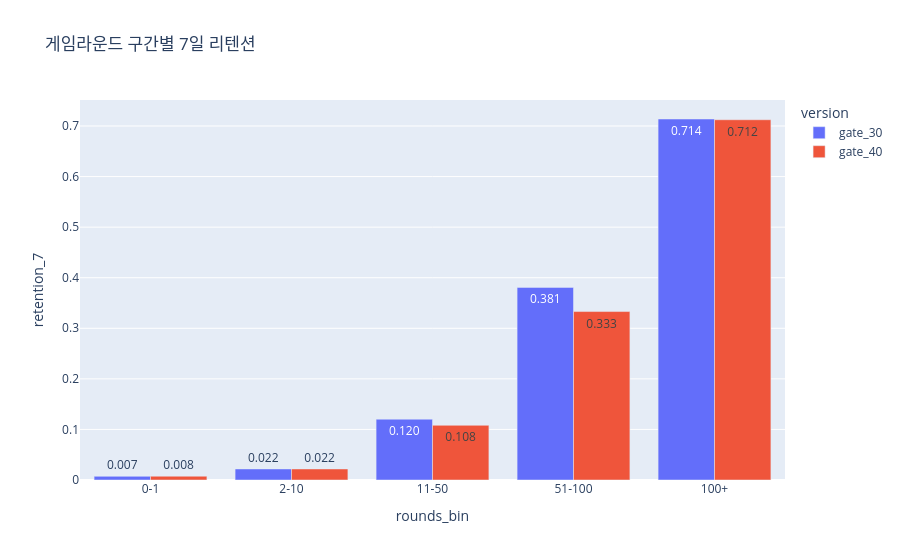

The cell this chart's notebook holds for it:
### Markdown cell above
## 6. 게임라운드별 리텐션

### Code cell
df["rounds_bin"] = pd.cut(
    df["sum_gamerounds"],
    bins=[0, 1, 10, 50, 100, df["sum_gamerounds"].max()],
    labels=["0-1", "2-10", "11-50", "51-100", "100+"]
)

bin_ret = df.groupby(["rounds_bin", "version"])["retention_7"].mean().reset_index()
fig = px.bar(bin_ret, x="rounds_bin", y="retention_7", color="version", barmode="group",
             title="게임라운드 구간별 7일 리텐션", text_auto=".3f")
fig.show()

### Figure 1 — Plotly figure (JSON) as saved in the notebook; plotly's stock layout.template omitted (floating-point values rounded to 4 significant figures)
{"data": [{"alignmentgroup": "True", "hovertemplate": "version=gate_30<br>rounds_bin=%{x}<br>retention_7=%{y}<extra></extra>", "legendgroup": "gate_30", "marker": {"color": "#636efa", "pattern": {"shape": ""}}, "name": "gate_30", "offsetgroup": "gate_30", "orientation": "v", "showlegend": true, "textposition": "auto", "texttemplate": "%{y:.3f}", "type": "bar", "x": ["0-1", "2-10", "11-50", "51-100", "100+"], "xaxis": "x", "y": [0.007275, 0.02187, 0.1203, 0.3809, 0.7139], "yaxis": "y"}, {"alignmentgroup": "True", "hovertemplate": "version=gate_40<br>rounds_bin=%{x}<br>retention_7=%{y}<extra></extra>", "legendgroup": "gate_40", "marker": {"color": "#EF553B", "pattern": {"shape": ""}}, "name": "gate_40", "offsetgroup": "gate_40", "orientation": "v", "showlegend": true, "textposition": "auto", "texttemplate": "%{y:.3f}", "type": "bar", "x": ["0-1", "2-10", "11-50", "51-100", "100+"], "xaxis": "x", "y": [0.00753, 0.02183, 0.1081, 0.3331, 0.7124], "yaxis": "y"}], "layout": {"barmode": "group", "legend": {"title": {"text": "version"}, "tracegroupgap": 0}, "title": {"text": "게임라운드 구간별 7일 리텐션"}, "xaxis": {"anchor": "y", "domain": [0.0, 1.0], "title": {"text": "rounds_bin"}}, "yaxis": {"anchor": "x", "domain": [0.0, 1.0], "title": {"text": "retention_7"}}}}
